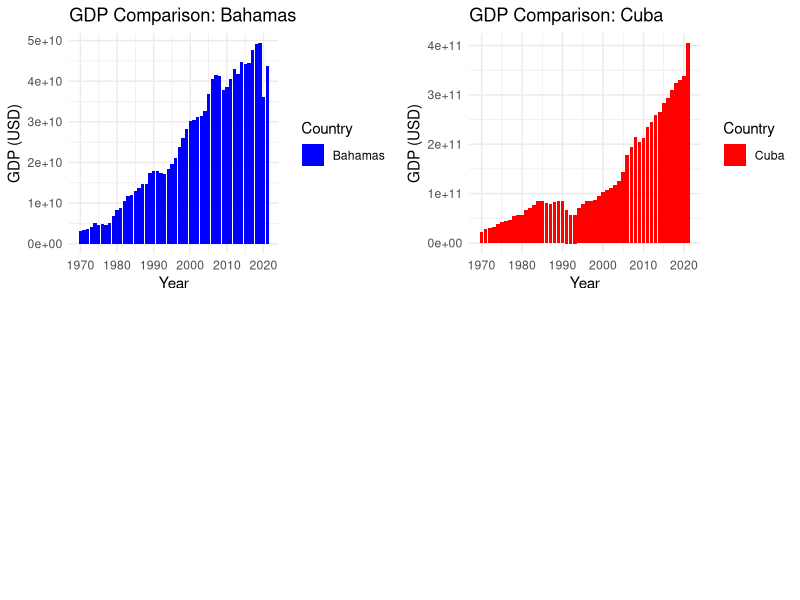
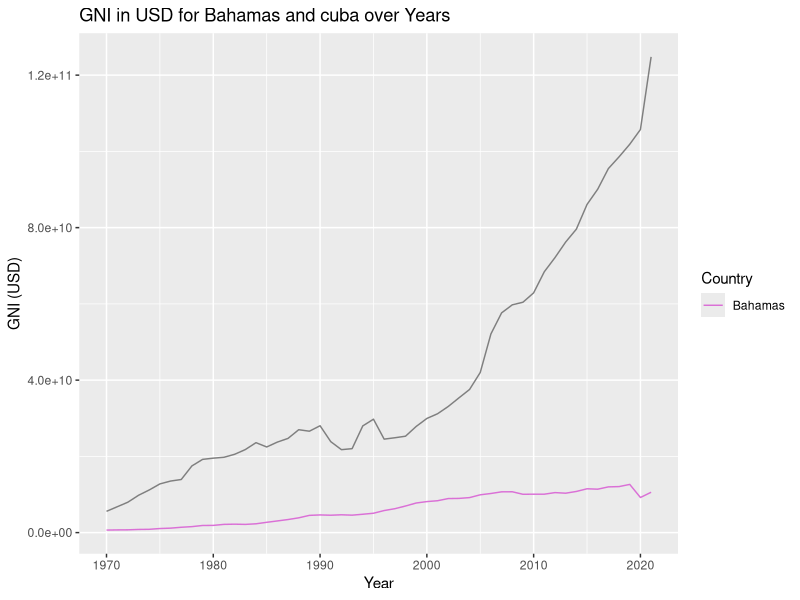
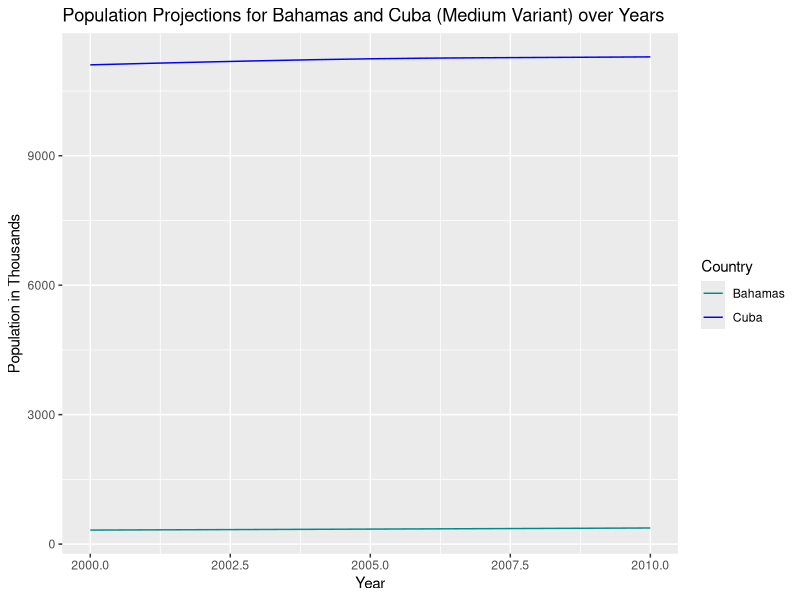
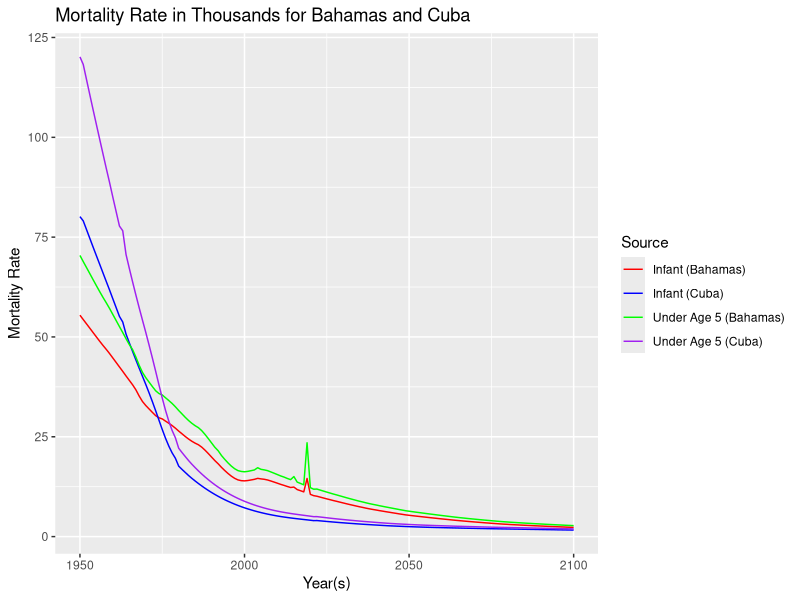

These charts were generated, in order, by the following R code:
library(ggplot2)
library(dplyr)
library(gridExtra)
gdp_b<-read.csv("data/gdp.csv")
gdp_c<-read.csv("data/cuba_gdp.csv")
gni_b<-read.csv("data/GNI_USD.csv")
gni_c<-read.csv("data/cuba_gni.csv")
pop_b<-read.csv("data/total_population_thousands.csv")
pop_c<-read.csv("data/cuba_pop.csv")
infant_b<-read.csv("data/infant_mortality_rate_thousands.csv")
infant_c<-read.csv("data/cuba_infant.csv")
under5_b<-read.csv("data/under5_mortality_rate_thousands.csv")
under5_c<-read.csv("data/cuba_under5.csv")

### gdp
gdp_b <- gdp_b %>% mutate(Country = "Bahamas")
gdp_c <- gdp_c %>% mutate(Country = "Cuba")

# Create bar charts for Bahamas and Cuba
plot_bahamas <- ggplot(gdp_b, aes(x = Year, y = Value, fill = Country)) +
  geom_bar(stat = "identity") +
  labs(title = "GDP Comparison: Bahamas",
       x = "Year", y = "GDP (USD)") +
  scale_fill_manual(values = c("Bahamas" = "blue")) +
  theme_minimal()

plot_cuba <- ggplot(gdp_c, aes(x = Year, y = Value, fill = Country)) +
  geom_bar(stat = "identity") +
  labs(title = "GDP Comparison: Cuba",
       x = "Year", y = "GDP (USD)") +
  scale_fill_manual(values = c("Cuba" = "red")) +
  theme_minimal()

# Set custom height and width for the plots
plot_height <- 5
plot_width <- 8

# Arrange the plots side by side with custom height and width
gdp_bc <- grid.arrange(plot_bahamas, plot_cuba, ncol = 2, heights = c(plot_height, plot_height), widths = c(plot_width, plot_width))

# Display the combined plot
print(gdp_bc)

# Define a function to generate and return the combined GDP plot
generateCombinedGDPPlot_c <- function() {
  # Arrange the plots side by side with custom height and width
  gdp_bc <- grid.arrange(plot_bahamas, plot_cuba, ncol = 2, heights = c(plot_height, plot_height), widths = c(plot_width, plot_width))
  
  # Return the combined plot
  return(gdp_bc)
}




###### gni
# Combine the datasets
combined_gni <- rbind(gni_b %>% mutate(Country = "Bahamas"),
                      gni_c %>% mutate(Country = "cuba"))

# Create a GNI comparison plot
gni_plot_bc <- ggplot(data = combined_gni, aes(x = Year, y = Value, color = Country)) +
  geom_line() +
  labs(title = "GNI in USD for Bahamas and cuba over Years",
       x = "Year", y = "GNI (USD)") +
  scale_color_manual(values = c("Bahamas" = "#DA70D6", "Cuba" = "blue"))

# Display the GNI comparison plot
print(gni_plot_bc)


####### population
pop_b <- pop_b %>% 
  filter(Year.s. >= 2000, Year.s. <= 2010, Variant == "Medium") %>%
  select(Year.s., Value) %>%
  mutate(Country = "Bahamas")

pop_c <- pop_c %>%
  filter(Year.s. >= 2000, Year.s. <= 2010, Variant == "Medium") %>%
  select(Year.s., Value) %>%
  mutate(Country = "Cuba")

# Combine the datasets
combined_pop <- rbind(pop_b, pop_c)

# Create a population projection comparison plot
population_plot_bc <- ggplot(combined_pop, aes(x = Year.s., y = Value, color = Country)) +
  geom_line() +
  labs(title = "Population Projections for Bahamas and Cuba (Medium Variant) over Years",
       x = "Year", y = "Population in Thousands") +
  scale_color_manual(values = c("Bahamas" = "cyan4", "Cuba" = "blue"))

# Display the population projection comparison plot
print(population_plot_bc)


###### Infant / under 5 mortality
# Combine the data frames row-wise
# Add a new column to identify the source of each row
infant_b$Source <- "Infant (Bahamas)"
infant_c$Source <- "Infant (Cuba)"
under5_b$Source <- "Under Age 5 (Bahamas)"
under5_c$Source <- "Under Age 5 (Cuba)"

combined_data <- rbind(infant_b, infant_c, under5_b, under5_c)
combined_data <- na.omit(combined_data)

# Create a plot using the combined data with four distinct colors
mortality_plot_bc <- ggplot(combined_data, aes(x = Year.s., y = Value, color = Source)) +
  geom_line() +
  labs(title = "Mortality Rate in Thousands for Bahamas and Cuba",
       x = "Year(s)", y = "Mortality Rate") +
  scale_color_manual(values = c("Infant (Bahamas)" = "red", 
                                "Infant (Cuba)" = "blue", 
                                "Under Age 5 (Bahamas)" = "green", 
                                "Under Age 5 (Cuba)" = "purple"))

# Display the mortality rate comparison plot
print(mortality_plot_bc)